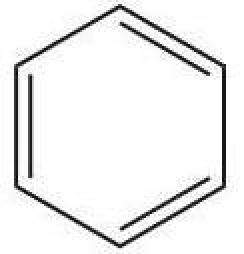
#> input picture opencv/Harris/benzene3.jpg, 122 x 127 px (shown 2 times larger)
$ python Harris_detect.py
#> lines starting #> are read from the running program, lines starting #| are printed output that depends on the picture; after the words box and inside, x2 and y2 are one past the last pixel; in counts of white or black regions, pixels touching at a corner belong together
#__author__ = 'James'
#-*-coding:utf-8-*-

import cv2
import numpy as np

def detect_corner():
    filename = 'benzene3.jpg'
    img = cv2.imread(filename)
#> img is the input picture: shape (127, 122, 3); min 0, max 255, mean 238.1
    gray = cv2.cvtColor(img,cv2.COLOR_BGR2GRAY)

    gray = np.float32(gray)
    #cv2.cornerHarris(src, blockSize, ksize, k[, dst[, borderType]]) → dst
    #blockSize – Neighborhood size 角点检测中要考虑的邻域大小
    #ksize — Aperture parameter for the Sobel() operator
    #k – Harris detector free parameter,取值参数为[0.04,0.06]
    dst = cv2.cornerHarris(gray,2,3,0.04)
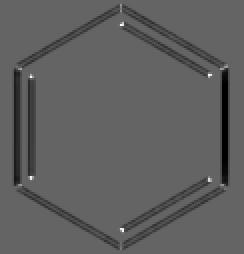
#> dst: shape (127, 122) float32 (shown 2 times larger); min -112922496, max 172848128, mean -5698629; drawn with min black and max white

    #result is dilated for marking the corners, not important
    dst = cv2.dilate(dst,None)
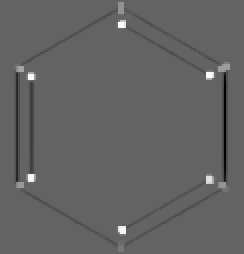
#> dst: shape (127, 122) float32 (shown 2 times larger); min -110967264, max 172848128, mean -552878.2; drawn with min black and max white

    # Threshold for an optimal value, it may vary depending on the image.
    img[dst>0.01*dst.max()]=[0,0,255]
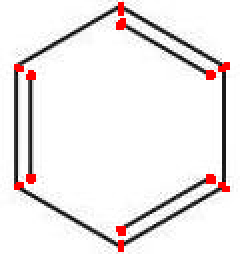
#> img: shape (127, 122, 3) (shown 2 times larger); 1.67% of pixels changed, all inside (x1, y1, x2, y2) = (7, 1, 115, 126)

    cv2.imshow('dst',img)
    if cv2.waitKey(0) & 0xff == 27:
#> (key Esc is pressed here)
        cv2.destroyAllWindows()

def detect_corner_subpixel():
    filename = 'chessboard2.jpg'
    img = cv2.imread(filename)
    gray = cv2.cvtColor(img,cv2.COLOR_BGR2GRAY)

    # find Harris corners
    gray = np.float32(gray)
    dst = cv2.cornerHarris(gray,2,3,0.04)
    dst = cv2.dilate(dst,None)
    ret, dst = cv2.threshold(dst,0.01*dst.max(),255,0)
    dst = np.uint8(dst)

    # find centroids
    ret, labels, stats, centroids = cv2.connectedComponentsWithStats(dst)

    # define the criteria to stop and refine the corners
    criteria = (cv2.TERM_CRITERIA_EPS + cv2.TERM_CRITERIA_MAX_ITER, 100, 0.001)
    corners = cv2.cornerSubPix(gray,np.float32(centroids),(5,5),(-1,-1),criteria)

    # Now draw them
    res = np.hstack((centroids,corners))
    res = np.int0(res)
    img[res[:,1],res[:,0]]=[0,0,255]
    img[res[:,3],res[:,2]] = [0,255,0]

    cv2.imwrite('subpixel5.png',img)


detect_corner()

$ run again, with opencv/Harris/chemistry1.jpg copied over opencv/Harris/benzene3.jpg
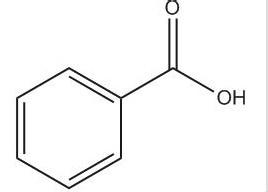
#> input picture opencv/Harris/chemistry1.jpg, 268 x 192 px
#> in detect_corner, img is the input picture: shape (192, 268, 3); min 0, max 255, mean 246.8
#> in detect_corner, `dst = cv2.dilate(dst,None)`:
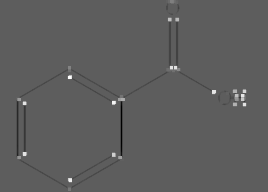
#> dst: shape (192, 268) float32; min -110967264, max 192418848, mean 81816.3; drawn with min black and max white
#> in detect_corner, `img[dst>0.01*dst.max()]=[0,0,255]`:
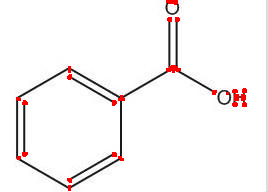
#> img: shape (192, 268, 3); 1.25% of pixels changed, all inside (x1, y1, x2, y2) = (16, 0, 247, 191)

$ run again, with opencv/Harris/chessboard.jpg copied over opencv/Harris/benzene3.jpg
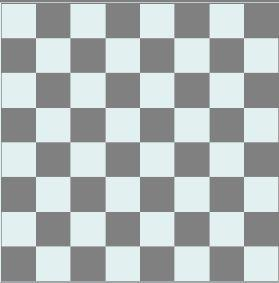
#> input picture opencv/Harris/chessboard.jpg, 279 x 283 px
#> in detect_corner, img is the input picture: shape (283, 279, 3); mean B, G, R 183.7, 183.4, 176.5
#> in detect_corner, `dst = cv2.dilate(dst,None)`:
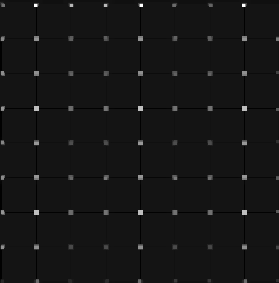
#> dst: shape (283, 279) float32; min -1491706.5, max 16843008, mean 103507.8; drawn with min black and max white
#> in detect_corner, `img[dst>0.01*dst.max()]=[0,0,255]`:
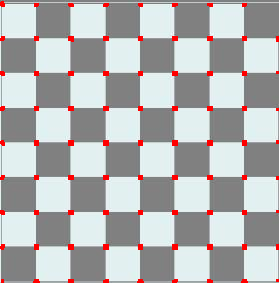
#> img: shape (283, 279, 3); 2.59% of pixels changed, all inside (x1, y1, x2, y2) = (0, 1, 279, 283)
